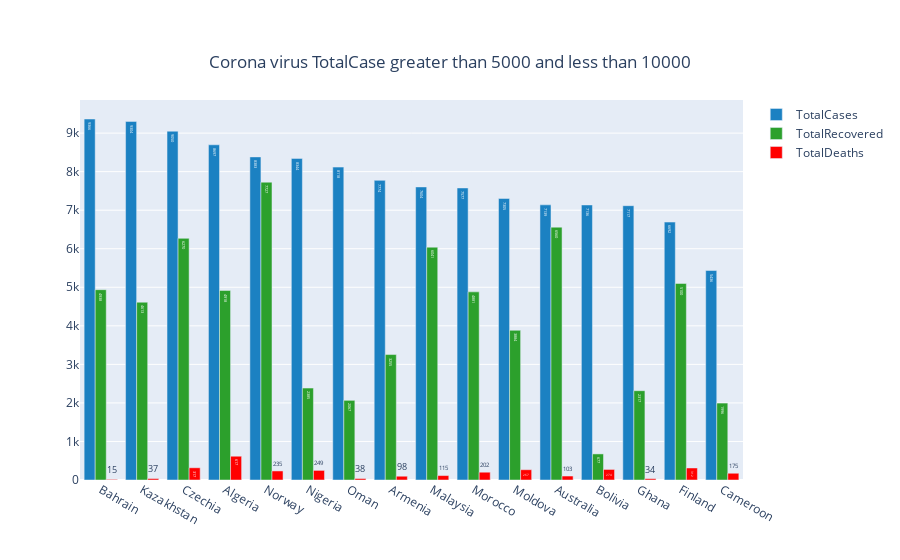

The code cell stored with this chart in its notebook:
### Code cell
fig = go.Figure()

fig.add_trace(go.Bar(
    x=df["Country,Other"][((df.TotalCases<10000 )&(df.TotalCases>5000))],
    y=df.TotalCases[((df.TotalCases<10000 )&(df.TotalCases>5000))],
    name='TotalCases',
    marker_color='#1b81c2',
    text=df.TotalCases[((df.TotalCases<10000 )&(df.TotalCases>5000))],
    textposition='auto'
))
fig.add_trace(go.Bar(
    x=df["Country,Other"][((df.TotalCases<10000 )&(df.TotalCases>5000))],
    y=df["TotalRecovered"][((df.TotalCases<10000 )&(df.TotalCases>5000))],
    name='TotalRecovered',
    marker_color='#2ca02c',
    text=df.TotalRecovered[((df.TotalCases<10000 )&(df.TotalCases>5000))],
    textposition='auto'
))

fig.add_trace(go.Bar(
    x=df["Country,Other"][((df.TotalCases<10000 )&(df.TotalCases>5000))],
    y=df.TotalDeaths[((df.TotalCases<10000 )&(df.TotalCases>5000))],
    name='TotalDeaths',
    marker_color='red',
    text=df.TotalDeaths[((df.TotalCases<10000 )&(df.TotalCases>5000))],
    textposition='auto'
))
fig.update_layout(
    title={
        'text': "Corona virus TotalCase greater than 5000 and less than 10000",
        'y':0.9,
        'x':0.5,
        'xanchor': 'center',
        'yanchor': 'top'})
fig.show()

### Figure 1 — Plotly figure (JSON) as saved in the notebook; plotly's stock layout.template omitted (floating-point values rounded to 4 significant figures)
{"data": [{"marker": {"color": "#1b81c2"}, "name": "TotalCases", "text": [9366, 9304, 9050, 8697, 8383, 8344, 8118, 7774, 7604, 7577, 7305, 7139, 7136, 7117, 6692, 5436], "textposition": "auto", "type": "bar", "x": ["Bahrain", "Kazakhstan", "Czechia", "Algeria", "Norway", "Nigeria", "Oman", "Armenia", "Malaysia", "Morocco", "Moldova", "Australia", "Bolivia", "Ghana", "Finland", "Cameroon"], "y": [9366, 9304, 9050, 8697, 8383, 8344, 8118, 7774, 7604, 7577, 7305, 7139, 7136, 7117, 6692, 5436]}, {"marker": {"color": "#2ca02c"}, "name": "TotalRecovered", "text": [4938, 4613, 6270, 4918, 7727, 2385, 2067, 3255, 6041, 4881, 3884, 6560, 677, 2317, 5100, 1996], "textposition": "auto", "type": "bar", "x": ["Bahrain", "Kazakhstan", "Czechia", "Algeria", "Norway", "Nigeria", "Oman", "Armenia", "Malaysia", "Morocco", "Moldova", "Australia", "Bolivia", "Ghana", "Finland", "Cameroon"], "y": [4938, 4613, 6270, 4918, 7727, 2385, 2067, 3255, 6041, 4881, 3884, 6560, 677, 2317, 5100, 1996]}, {"marker": {"color": "red"}, "name": "TotalDeaths", "text": [15, 37, 317, 617, 235, 249, 38, 98, 115, 202, 267, 103, 274, 34, 312, 175], "textposition": "auto", "type": "bar", "x": ["Bahrain", "Kazakhstan", "Czechia", "Algeria", "Norway", "Nigeria", "Oman", "Armenia", "Malaysia", "Morocco", "Moldova", "Australia", "Bolivia", "Ghana", "Finland", "Cameroon"], "y": [15, 37, 317, 617, 235, 249, 38, 98, 115, 202, 267, 103, 274, 34, 312, 175]}], "layout": {"title": {"text": "Corona virus TotalCase greater than 5000 and less than 10000", "x": 0.5, "xanchor": "center", "y": 0.9, "yanchor": "top"}}}
